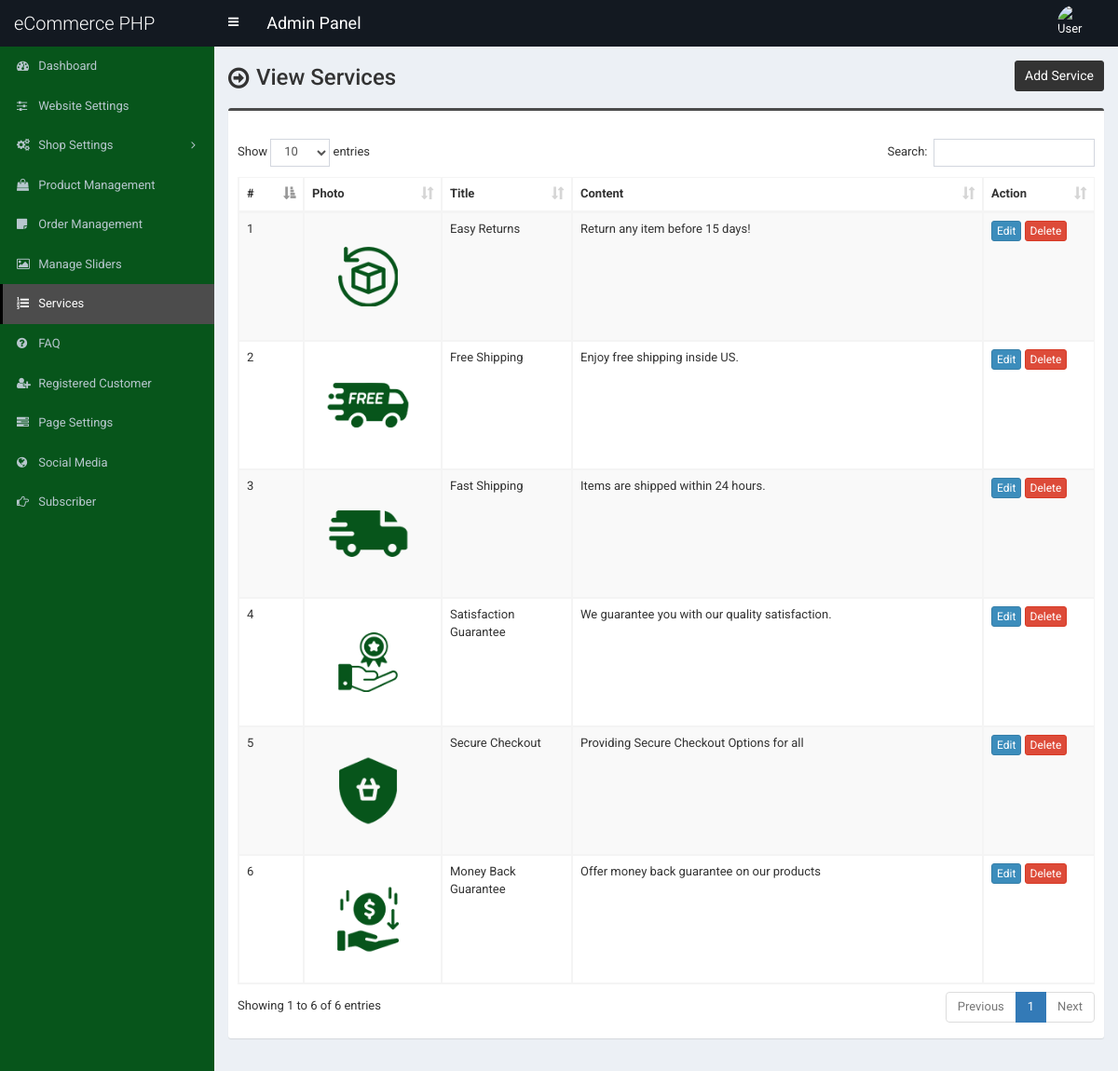
Screenshot of /admin/service.php (signed in) with the database file from the repository.
### tables this page shows
CREATE TABLE `tbl_service` (
  `id` int(11) NOT NULL,
  `title` varchar(255) NOT NULL,
  `content` text NOT NULL,
  `photo` varchar(255) NOT NULL
);

### admin/service.php (the view, shortened to what this page needs)
<?php require_once('header.php'); ?>
<section class="content-header">
	<div class="content-header-left">
		<h1>View Services</h1>
	</div>
	<div class="content-header-right">
		<a href="service-add.php" class="btn btn-primary btn-sm">Add Service</a>
	</div>
</section>
<section class="content">
	<div class="row">
		<div class="col-md-12">
			<div class="box box-info">
				<div class="box-body table-responsive">
					<table id="example1" class="table table-bordered table-hover table-striped">
						<thead>
							<tr>
								<th width="30">#</th>
								<th>Photo</th>
								<th width="100">Title</th>
								<th>Content</th>
								<th width="80">Action</th>
							</tr>
						</thead>
						<tbody>
							<?php
							$i=0;
							$statement = $pdo->prepare("SELECT * FROM tbl_service");
							$statement->execute();
							$result = $statement->fetchAll(PDO::FETCH_ASSOC);
							foreach ($result as $row) {
								$i++;
								?>
								<tr>
									<td><?php echo $i; ?></td>
									<td style="width:130px;"><img src="../assets/uploads/<?php echo $row['photo']; ?>" alt="<?php echo $row['title']; ?>" style="width:120px;"></td>
									<td><?php echo $row['title']; ?></td>
									<td><?php echo $row['content']; ?></td>
									<td>
										<a href="service-edit.php?id=<?php echo $row['id']; ?>" class="btn btn-primary btn-xs">Edit</a>
										<a href="#" class="btn btn-danger btn-xs" data-href="service-delete.php?id=<?php echo $row['id']; ?>" data-toggle="modal" data-target="#confirm-delete">Delete</a>
									</td>
								</tr>
								<?php
							}
							?>
						</tbody>
					</table>
				</div>
			</div>
		</div>
	</div>
</section>
<?php require_once('footer.php'); ?>

### admin/header.php (shortened to what this page needs)
<!DOCTYPE html>
<html>
<head>
	<link rel="stylesheet" href="css/bootstrap.min.css">
	<link rel="stylesheet" href="css/font-awesome.min.css">
	<link rel="stylesheet" href="css/ionicons.min.css">
	<link rel="stylesheet" href="css/datepicker3.css">
	<link rel="stylesheet" href="css/all.css">
	<link rel="stylesheet" href="css/select2.min.css">
	<link rel="stylesheet" href="css/dataTables.bootstrap.css">
	<link rel="stylesheet" href="css/jquery.fancybox.css">
	<link rel="stylesheet" href="css/AdminLTE.min.css">
	<link rel="stylesheet" href="css/_all-skins.min.css">
	<link rel="stylesheet" href="css/on-off-switch.css"/>
	<link rel="stylesheet" href="css/summernote.css">
	<link rel="stylesheet" href="style.css">
</head>
<body class="hold-transition fixed skin-blue sidebar-mini">
	<div class="wrapper">
		<header class="main-header">
			<a href="index.php" class="logo">
				<span class="logo-lg">eCommerce PHP</span>
			</a>
			<nav class="navbar navbar-static-top">
				<a href="#" class="sidebar-toggle" data-toggle="offcanvas" role="button">
				</a>
				<span style="float:left;line-height:50px;color:#fff;padding-left:15px;font-size:18px;">Admin Panel</span>
				<div class="navbar-custom-menu">
					<ul class="nav navbar-nav">
						<li class="dropdown user user-menu">
							<a href="#" class="dropdown-toggle" data-toggle="dropdown">
								<img src="../assets/uploads/<?php echo $_SESSION['user']['photo']; ?>" class="user-image" alt="User Image">
							</a>
						</li>
					</ul>
				</div>
			</nav>
		</header>
  		<?php $cur_page = substr($_SERVER["SCRIPT_NAME"],strrpos($_SERVER["SCRIPT_NAME"],"/")+1); ?>
  		<aside class="main-sidebar">
    		<section class="sidebar">
      			<ul class="sidebar-menu">
			        <li class="treeview <?php if($cur_page == 'index.php') {echo 'active';} ?>">
			          <a href="index.php">
			            <i class="fa fa-dashboard"></i> <span>Dashboard</span>
			          </a>
			        </li>
			        <li class="treeview <?php if( ($cur_page == 'settings.php') ) {echo 'active';} ?>">
			          <a href="settings.php">
			            <i class="fa fa-sliders"></i> <span>Website Settings</span>
			          </a>
			        </li>
                    <li class="treeview <?php if( ($cur_page == 'size.php') || ($cur_page == 'size-add.php') || ($cur_page == 'size-edit.php') || ($cur_page == 'color.php') || ($cur_page == 'color-add.php') || ($cur_page == 'color-edit.php') || ($cur_page == 'country.php') || ($cur_page == 'country-add.php') || ($cur_page == 'country-edit.php') || ($cur_page == 'shipping-cost.php') || ($cur_page == 'shipping-cost-edit.php') || ($cur_page == 'top-category.php') || ($cur_page == 'top-category-add.php') || ($cur_page == 'top-category-edit.php') || ($cur_page == 'mid-category.php') || ($cur_page == 'mid-category-add.php') || ($cur_page == 'mid-category-edit.php') || ($cur_page == 'end-category.php') || ($cur_page == 'end-category-add.php') || ($cur_page == 'end-category-edit.php') ) {echo 'active';} ?>">
                        <a href="#">
                            <i class="fa fa-cogs"></i>
                            <span>Shop Settings</span>
                            <span class="pull-right-container">
								<i class="fa fa-angle-left pull-right"></i>
							</span>
                        </a>
                    </li>
                    <li class="treeview <?php if( ($cur_page == 'product.php') || ($cur_page == 'product-add.php') || ($cur_page == 'product-edit.php') ) {echo 'active';} ?>">
                        <a href="product.php">
                            <i class="fa fa-shopping-bag"></i> <span>Product Management</span>
                        </a>
                    </li>
                    <li class="treeview <?php if( ($cur_page == 'order.php') ) {echo 'active';} ?>">
                        <a href="order.php">
                            <i class="fa fa-sticky-note"></i> <span>Order Management</span>
                        </a>
                    </li>
                     <li class="treeview <?php if( ($cur_page == 'slider.php') ) {echo 'active';} ?>">
			          <a href="slider.php">
			            <i class="fa fa-picture-o"></i> <span>Manage Sliders</span>
			          </a>
			        </li>
			        <li class="treeview <?php if( ($cur_page == 'service.php') ) {echo 'active';} ?>">
			          <a href="service.php">
			            <i class="fa fa-list-ol"></i> <span>Services</span>
			          </a>
			        </li>
			      			        <li class="treeview <?php if( ($cur_page == 'faq.php') ) {echo 'active';} ?>">
			          <a href="faq.php">
			            <i class="fa fa-question-circle"></i> <span>FAQ</span>
			          </a>
			        </li>
						<li class="treeview <?php if( ($cur_page == 'customer.php') || ($cur_page == 'customer-add.php') || ($cur_page == 'customer-edit.php') ) {echo 'active';} ?>">
			          <a href="customer.php">
			            <i class="fa fa-user-plus"></i> <span>Registered Customer</span>
			          </a>
			        </li>
			        <li class="treeview <?php if( ($cur_page == 'page.php') ) {echo 'active';} ?>">
			          <a href="page.php">
			            <i class="fa fa-tasks"></i> <span>Page Settings</span>
			          </a>
			        </li>
			        <li class="treeview <?php if( ($cur_page == 'social-media.php') ) {echo 'active';} ?>">
			          <a href="social-media.php">
			            <i class="fa fa-globe"></i> <span>Social Media</span>
			          </a>
			        </li>
			        <li class="treeview <?php if( ($cur_page == 'subscriber.php')||($cur_page == 'subscriber.php') ) {echo 'active';} ?>">
			          <a href="subscriber.php">
			            <i class="fa fa-hand-o-right"></i> <span>Subscriber</span>
			          </a>
			        </li>
      			</ul>
    		</section>
  		</aside>
  		<div class="content-wrapper">

### admin/footer.php (shortened to what this page needs)
		</div>
	</div>
</body>
</html>

### admin/style.css (style rules this page uses)
body { font-size: 13px; font-family: "Roboto", sans-serif; }
.navbar-nav > .user-menu .user-image { width: 40px; height: 40px; margin-top: -10px; }
.content-header > h1, .content-header .content-header-left h1 { font-family: "Roboto", sans-serif; }
.main-header .logo { text-align: left; }
.main-header .logo .logo-lg { font-family: "Roboto", sans-serif; }
.box-info { padding-top: 20px; }
.sidebar-menu li > a > .pull-right-container > .fa-angle-left:before { content: "\f105"; }
.content-header { overflow: hidden; }
.content-header .content-header-left { float: left; padding-top: 5px; }
.content-header .content-header-right { float: right; }
.content-header .content-header-left h1 { margin-top: 0; margin-bottom: 0; padding-left: 30px; padding-bottom: 5px; font-size: 24px; position: relative; }
.content-header .content-header-left h1:before { position: absolute; top: 0; left: 0; font-family: "FontAwesome", sans-serif; font-size: 26px; content: "\f18e"; }
.content-header .content-header-right a { position: relative; font-size: 14px; }
.skin-blue .sidebar-menu > li:hover > a, .skin-blue .sidebar-menu > li.active > a { color: #fff; background: #3c8dbc; border-left-color: #3c8dbc; }
.skin-blue .main-header .logo, .skin-blue .main-header .logo:hover, .skin-blue .main-header .navbar, .skin-blue .main-header .navbar .sidebar-toggle:hover { background-color: #131921; }
.skin-blue .sidebar-menu > li:hover > a, .skin-blue .sidebar-menu > li.active > a { background-color: #4c4c4c; border-left-color: #000000; }
.box.box-info { border-top-color: #4c4c4c; }
.content-header .content-header-right a { background-color: #333333; border-color: #333333; }

### rows the page displays
tbl_service: photo (picture), title "Easy Returns", content "Return any item before 15 days!"
tbl_service: photo (picture), title "Free Shipping", content "Enjoy free shipping inside US."
tbl_service: photo (picture), title "Fast Shipping", content "Items are shipped within 24 hours."
tbl_service: photo (picture), title "Satisfaction Guarantee", content "We guarantee you with our quality satisfaction."
tbl_service: photo (picture), title "Secure Checkout", content "Providing Secure Checkout Options for all"
tbl_service: photo (picture), title "Money Back Guarantee", content "Offer money back guarantee on our products"
